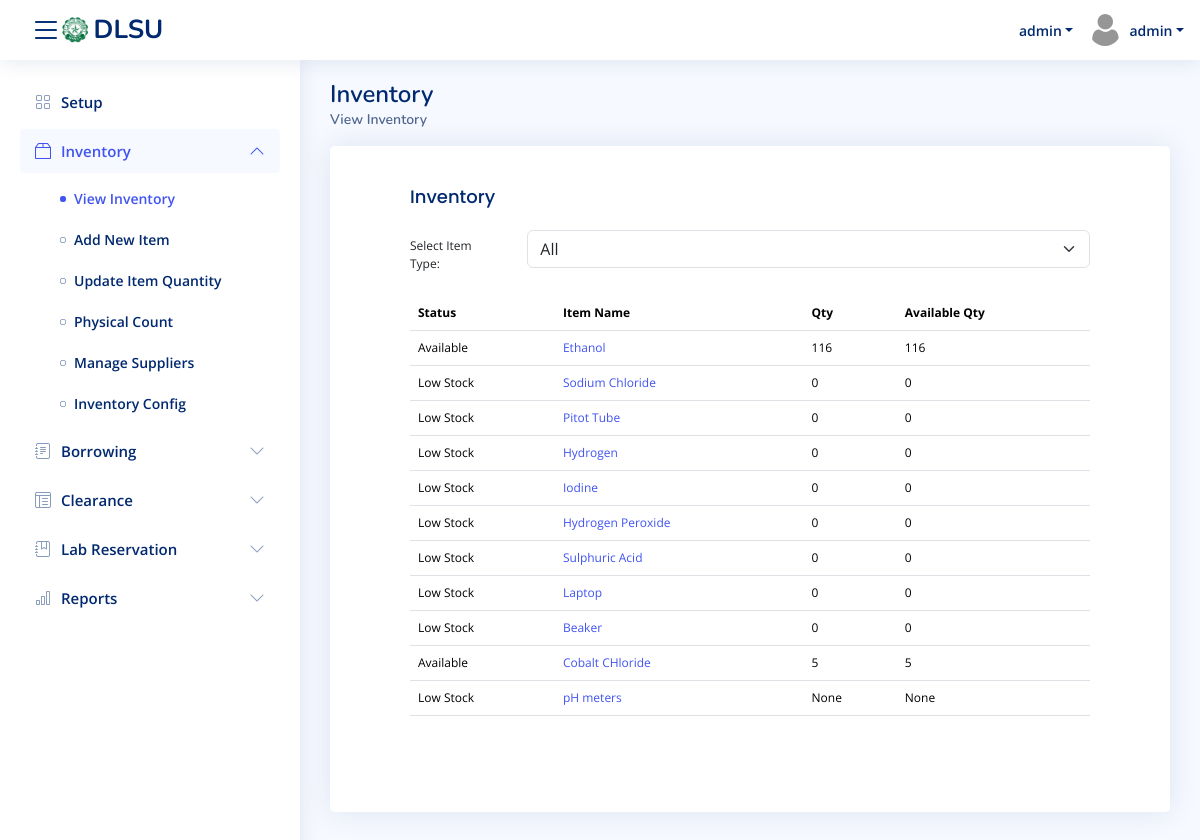
Screenshot of /inventory/ (signed in) with the database file from the repository.
### core/models.py (models this page shows, shortened)
class item_description(models.Model):
    item_id = models.AutoField(primary_key=True)
    laboratory = models.ForeignKey('Laboratory', on_delete=models.CASCADE, null=True, blank=True)
    item_name = models.CharField(max_length=45, null=True, blank=True)
    itemType = models.ForeignKey('item_types', on_delete=models.SET_NULL, null=True, blank=True)
    alert_qty = models.IntegerField(null=True, blank=True)
    add_cols = models.CharField(max_length=45, null=True, blank=True)
    rec_expiration = models.BooleanField(default=False)
    is_disabled = models.BooleanField(default=False)
    allow_borrow = models.BooleanField(default=False)
    is_consumable = models.BooleanField(default=False)

### core/views.py (the view)
# urls.py: path('inventory/', views.inventory_view, name='inventory_view'),
def inventory_view(request):
    if not request.user.is_authenticated:
        return redirect('userlogin')
    selected_laboratory_id = request.session.get('selected_lab')
    item_types_list = item_types.objects.filter(laboratory_id=selected_laboratory_id)
    selected_item_type = request.GET.get('item_type')
    if selected_item_type:
        inventory_items = item_description.objects.filter(
            itemType_id=selected_item_type,
            laboratory_id=selected_laboratory_id,
            is_disabled=0  # Only get items that are enabled
        ).annotate(total_qty=Sum('item_inventory__qty'))  # Calculate total quantity
        selected_item_type_instance = item_types.objects.get(pk=selected_item_type)
        add_cols = json.loads(selected_item_type_instance.add_cols)
    else:
        inventory_items = item_description.objects.filter(
            laboratory_id=selected_laboratory_id,
            is_disabled=0  # Only get items that are enabled
        ).annotate(total_qty=Sum('item_inventory__qty'))  # Calculate total quantity
        add_cols = []
    return render(request, 'mod_inventory/view_inventory.html', {
        'inventory_items': inventory_items,
        'item_types': item_types_list,
        'selected_item_type': int(selected_item_type) if selected_item_type else None,
        'add_cols': add_cols,
    })

### core/context_processors.py (called while the page is built)
def labs_context(request):
    return {
        'laboratories': laboratory.objects.filter(is_available=True),
        'selected_lab_name': request.session.get('selected_lab_name')
    }

### core/templates/mod_inventory/view_inventory.html (shortened to what this page needs)
{% extends 'temp_navbar.html' %}
{% load socialaccount inventory_extras %}
{% block content %}
  <div class="pagetitle">
    <h1>Inventory</h1>
    <nav>
      <ol class="breadcrumb">
        <li class="breadcrumb-item active">View Inventory</li>
      </ol>
    </nav>
  </div>
  <section class="section">
    <div class="row">
      <div class="col-lg-12">
        <div class="card">
          <div class="card-body">
            <h5 class="card-title">Inventory</h5>
            <form method="GET" id="itemTypeForm">
              <div class="row mb-3">
                <label for="item_type" class="col-sm-2 col-form-label">Select Item Type:</label>
                <div class="col-sm-10">
                  <select class="form-select" id="item_type" name="item_type" onchange="document.getElementById('itemTypeForm').submit()">
                    <option value="">All</option>
                  </select>
                </div>
              </div>
            </form>
            <table class="table datatable">
              <thead>
                <tr>
                  <th>Status</th>
                  <th>Item Name</th>
                  <th>Qty</th>
                  <th>Available Qty</th>
                </tr>
              </thead>
              <tbody>
                {% for item in inventory_items %}
                <tr>
                  <td class="{% if item.total_qty > item.alert_qty %}qty-positive{% else %}qty-negative{% endif %}">{%if item.total_qty > item.alert_qty%}Available{%else%}Low Stock{%endif%}</td>
                  <td><a href="{% url 'inventory_itemDetails_view' item.item_id %}">{{ item.item_name }}</a></td>
                  <td class="{% if item.total_qty > 0 %}qty-positive{% else %}qty-negative{% endif %}">
                    {{ item.total_qty }}
                  </td>
                  <td>{{ item.total_qty }}</td>
                </tr>
                {% empty %}
                <tr>
                  <td colspan="6">No items found.</td>
                </tr>
                {% endfor %}
              </tbody>
            </table>
          </div>
        </div>
      </div>
    </div>
  </section>
{% endblock %}

### core/templates/temp_navbar.html (shortened to what this page needs)
{% load static %}
<!DOCTYPE html>
<html lang="en">
<head>
  <link href="{% static 'assets/vendor/bootstrap/css/bootstrap.min.css' %}" rel="stylesheet">
  <link href="{% static 'assets/vendor/bootstrap-icons/bootstrap-icons.css' %}" rel="stylesheet">
  <link href="{% static 'assets/vendor/boxicons/css/boxicons.min.css' %}" rel="stylesheet">
  <link href="{% static 'assets/vendor/quill/quill.snow.css' %}" rel="stylesheet">
  <link href="{% static 'assets/vendor/quill/quill.bubble.css' %}" rel="stylesheet">
  <link href="{% static 'assets/vendor/remixicon/remixicon.css' %}" rel="stylesheet">
  <link href="{% static 'assets/vendor/simple-datatables/style.css' %}" rel="stylesheet">
  <link href="{% static 'assets/css/style.css' %}" rel="stylesheet">
  <link href="{% static 'assets/css/custom.css' %}" rel="stylesheet">
  <link href="https://cdn.jsdelivr.net/npm/select2@4.1.0-rc.0/dist/css/select2.min.css" rel="stylesheet" />
</head>
<body>
  <header id="header" class="header fixed-top d-flex align-items-center">
    <div class="d-flex align-items-center justify-content-between">
      <i class="bi bi-list toggle-sidebar-btn"></i>
      <a href="{%url 'home'%}" class="logo d-flex align-items-center">
        <img src="{% static 'assets/img/dlsu_logo.jpg' %}" alt="">
        <span class="d-none d-lg-block">DLSU</span>
      </a>
    </div>
    <nav class="header-nav ms-auto">
      <ul class="d-flex align-items-center">
<li class="nav-item dropdown pe-3">
  <a class="nav-link nav-profile d-flex align-items-center pe-0" href="#" data-bs-toggle="dropdown">
    <span class="d-none d-md-block dropdown-toggle ps-2">{{ selected_lab_name|default:"Choose Laboratory" }}</span>
  </a>
</li>
        <li class="nav-item dropdown pe-3">
          <a class="nav-link nav-profile d-flex align-items-center pe-0" href="#" data-bs-toggle="dropdown">
            <img src="{% static 'assets/img/user.png' %}" alt="Profile" class="rounded-circle">
            <span class="d-none d-md-block dropdown-toggle ps-2">{{ user.username }}</span>
          </a>
            </li>
          </ul>
    </nav>
  </header>
  <aside id="sidebar" class="sidebar">
    <ul class="sidebar-nav" id="sidebar-nav">
      <li class="nav-item">
        <a class="nav-link {% if request.resolver_match.url_name in 'superuser_setup' %}active{% else %}collapsed{% endif %}" href="{%url 'superuser_setup'%}">
          <i class="bi bi-grid"></i>
          <span>Setup</span>
        </a>
      </li>
      <li class="nav-item">
        <a class="nav-link {% if request.resolver_match.url_name in 'inventory_view inventory_addNewItem inventory_updateItem inventory_physicalCount inventory_manageSuppliers inventory_config inventory_itemDetails_view' %}active{% else %}collapsed{% endif %}" data-bs-target="#inventory-nav" data-bs-toggle="collapse" href="#">
            <i class="bi bi-box2"></i><span>Inventory</span><i class="bi bi-chevron-down ms-auto"></i>
        </a>
        <ul id="inventory-nav" class="nav-content collapse {% if request.resolver_match.url_name in 'inventory_view inventory_addNewItem inventory_updateItem inventory_physicalCount inventory_manageSuppliers inventory_config inventory_itemDetails_view' %}show{% endif %}" data-bs-parent="#sidebar-nav">
            <li>
                <a href="{% url 'inventory_view' %}" class="{% if request.resolver_match.url_name in 'inventory_view inventory_itemDetails_view' %}active{% endif %}">
                    <i class="bi bi-circle"></i><span>View Inventory</span>
                </a>
            </li>
            <li>
                <a href="{% url 'inventory_addNewItem' %}" class="{% if request.resolver_match.url_name == 'inventory_addNewItem' %}active{% endif %}">
                    <i class="bi bi-circle"></i><span>Add New Item</span>
                </a>
            </li>
            <li>
                <a href="{% url 'inventory_updateItem' %}" class="{% if request.resolver_match.url_name == 'inventory_updateItem' %}active{% endif %}">
                    <i class="bi bi-circle"></i><span>Update Item Quantity</span>
                </a>
            </li>
            <li>
                <a href="{% url 'inventory_physicalCount' %}" class="{% if request.resolver_match.url_name == 'inventory_physicalCount' %}active{% endif %}">
                    <i class="bi bi-circle"></i><span>Physical Count</span>
                </a>
            </li>
            <li>
                <a href="{% url 'inventory_manageSuppliers' %}" class="{% if request.resolver_match.url_name == 'inventory_manageSuppliers' %}active{% endif %}">
                    <i class="bi bi-circle"></i><span>Manage Suppliers</span>
                </a>
            </li>
            <li>
                <a href="{% url 'inventory_config' %}" class="{% if request.resolver_match.url_name == 'inventory_config' %}active{% endif %}">
                    <i class="bi bi-circle"></i><span>Inventory Config</span>
                </a>
            </li>
        </ul>
    </li>
    <li class="nav-item">
        <a class="nav-link {% if request.resolver_match.url_name in 'borrowing_studentPrebook borrowing_studentWalkin' %}active{% else %}collapsed{% endif %}" data-bs-target="#borrow-nav" data-bs-toggle="collapse" href="#">
            <i class="bi bi-journal-text"></i><span>Borrowing</span><i class="bi bi-chevron-down ms-auto"></i>
        </a>
    </li>
      <li class="nav-item">
        <a class="nav-link collapsed" data-bs-target="#tables-nav" data-bs-toggle="collapse" href="#">
          <i class="bi bi-layout-text-window-reverse"></i><span>Clearance</span><i class="bi bi-chevron-down ms-auto"></i>
        </a>
      </li>
      <li class="nav-item">
        <a class="nav-link collapsed" data-bs-target="#reserve-nav" data-bs-toggle="collapse" href="#">
          <i class="bi bi-journal-bookmark"></i><span>Lab Reservation</span><i class="bi bi-chevron-down ms-auto"></i>
        </a>
      </li>
      <li class="nav-item">
        <a class="nav-link collapsed" data-bs-target="#icons-nav" data-bs-toggle="collapse" href="#">
          <i class="bi bi-bar-chart"></i><span>Reports</span><i class="bi bi-chevron-down ms-auto"></i>
        </a>
      </li>
  </aside>
  <main id="main" class="main">
      {% block content %}{% endblock %}
  </main>
</body>
</html>

### core/static/assets/css/style.css (style rules this page uses)
:root { scroll-behavior: smooth; }
body { font-family: "Open Sans", sans-serif; background: #f6f9ff; color: #444444; }
a { color: #4154f1; text-decoration: none; }
h1, h2, h3, h4, h5, h6 { font-family: "Nunito", sans-serif; }
#main { margin-top: 60px; padding: 20px 30px; transition: all 0.3s; }
.pagetitle { margin-bottom: 10px; }
.pagetitle h1 { font-size: 24px; margin-bottom: 0; font-weight: 600; color: #012970; }
.card { margin-bottom: 30px; border: none; border-radius: 5px; box-shadow: 0px 0 30px rgba(1, 41, 112, 0.1); }
.card-title { padding: 20px 0 15px 0; font-size: 18px; font-weight: 500; color: #012970; font-family: "Poppins", sans-serif; }
.card-body { padding: 0 20px 20px 20px; }
.breadcrumb { font-size: 14px; font-family: "Nunito", sans-serif; color: #899bbd; font-weight: 600; }
.breadcrumb .breadcrumb-item::before { color: #899bbd; }
.breadcrumb .active { color: #51678f; font-weight: 600; }
.logo { line-height: 1; }
@media (min-width: 1200px) { .logo { width: 280px; } }
.logo img { max-height: 26px; margin-right: 6px; }
.logo span { font-size: 26px; font-weight: 700; color: #012970; font-family: "Nunito", sans-serif; }
.header { transition: all 0.5s; z-index: 997; height: 60px; box-shadow: 0px 2px 20px rgba(1, 41, 112, 0.1); background-color: #fff; padding-left: 20px; }
.header .toggle-sidebar-btn { font-size: 32px; padding-left: 10px; cursor: pointer; color: #012970; }
.header-nav ul { list-style: none; }
.header-nav>ul { margin: 0; padding: 0; }
.header-nav .nav-profile { color: #012970; }
.header-nav .nav-profile img { max-height: 36px; }
.header-nav .nav-profile span { font-size: 14px; font-weight: 600; }
.sidebar { position: fixed; top: 60px; left: 0; bottom: 0; width: 300px; z-index: 996; transition: all 0.3s; padding: 20px; overflow-y: auto; scrollbar-width: thin; scrollbar-color: #aab7cf transparent; box-shadow: 0px 0px 20px rgba(1, 41, 112, 0.1); background-color: #fff; }
@media (min-width: 1200px) { #main, #footer { margin-left: 300px; } }
.sidebar-nav { padding: 0; margin: 0; list-style: none; }
.sidebar-nav li { padding: 0; margin: 0; list-style: none; }
.sidebar-nav .nav-item { margin-bottom: 5px; }
.sidebar-nav .nav-link { display: flex; align-items: center; font-size: 15px; font-weight: 600; color: #4154f1; transition: 0.3; background: #f6f9ff; padding: 10px 15px; border-radius: 4px; }
.sidebar-nav .nav-link i { font-size: 16px; margin-right: 10px; color: #4154f1; }
.sidebar-nav .nav-link.collapsed { color: #012970; background: #fff; }
.sidebar-nav .nav-link.collapsed i { color: #899bbd; }
.sidebar-nav .nav-link .bi-chevron-down { margin-right: 0; transition: transform 0.2s ease-in-out; }
.sidebar-nav .nav-link:not(.collapsed) .bi-chevron-down { transform: rotate(180deg); }
.sidebar-nav .nav-content { padding: 5px 0 0 0; margin: 0; list-style: none; }
.sidebar-nav .nav-content a { display: flex; align-items: center; font-size: 14px; font-weight: 600; color: #012970; transition: 0.3; padding: 10px 0 10px 40px; transition: 0.3s; }
.sidebar-nav .nav-content a i { font-size: 6px; margin-right: 8px; line-height: 0; border-radius: 50%; }
.sidebar-nav .nav-content a:hover, .sidebar-nav .nav-content a.active { color: #4154f1; }
.sidebar-nav .nav-content a.active i { background-color: #4154f1; }

### core/static/assets/css/custom.css (style rules this page uses)
.card-body { font-size:1vw }
.card-body { padding: 20px 80px 80px 80px; }

### rows the page displays
item_description: alert_qty "Available", item_name "Ethanol", total_qty "116"
item_description: alert_qty "Low Stock", item_name "Sodium Chloride", total_qty "0"
item_description: alert_qty "Low Stock", item_name "Pitot Tube", total_qty "0"
item_description: alert_qty "Low Stock", item_name "Hydrogen", total_qty "0"
item_description: alert_qty "Low Stock", item_name "Iodine", total_qty "0"
item_description: alert_qty "Low Stock", item_name "Hydrogen Peroxide", total_qty "0"
item_description: alert_qty "Low Stock", item_name "Sulphuric Acid", total_qty "0"
item_description: alert_qty "Low Stock", item_name "Laptop", total_qty "0"
item_description: alert_qty "Low Stock", item_name "Beaker", total_qty "0"
item_description: alert_qty "Available", item_name "Cobalt CHloride", total_qty "5"
item_description: alert_qty "Low Stock", item_name "pH meters", total_qty "None"

### other values shown
{{ selected_lab_name|default:"Choose Laboratory" }} "admin"
{{ user.username }} "admin"
